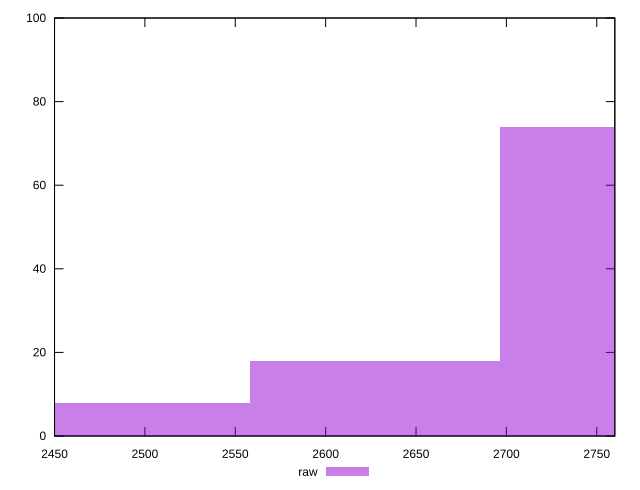

This figure's gnuplot source:
reset

$raw <<EOF
2627.5609864660646 18
2765.8536699642787 74
2489.268302967851 8
EOF

set key outside below
set boxwidth 138.29268349821393
set xrange [2450:2760]
set yrange [0:100]
set trange [0:100]
set style fill transparent solid 0.5 noborder
set terminal svg size 640, 490 enhanced background rgb 'white'
set output "report_00026_2021-02-22T21:38:55.199Z/uses-text-compression/samples/pages+cached+noadtech/raw/histogram.svg"

plot $raw title "raw" with boxes

reset
